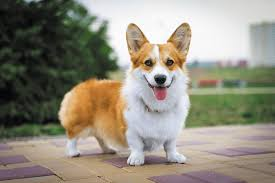
#> input picture CHAPTER08/images/affine.jpg, 275 x 183 px
$ python 07.affine_transform.py
#> lines starting #> are read from the running program, lines starting #| are printed output that depends on the picture
### Common/interpolation.py
import numpy as np, math, cv2
from Common.functions import contain

# [20 lines left out: functions scaling, scaling_nearest, not called in this run]

def bilinear_value(img, pt):
    x, y = np.int32(pt)
    if x >= img.shape[1]-1: x = x - 1
    if y >= img.shape[0]-1: y = y - 1

    P1, P2, P3, P4 = np.float32(img[y:y+2, x:x+2].flatten())
    # [5 lines of commented-out code are left out]

    alpha, beta = pt[1] - y, pt[0] - x
    M1 = P1 + alpha * (P3 - P1)
    M2 = P2 + alpha * (P4 - P2)
    P = M1 + beta * (M2- M1)
    return np.clip(P, 0, 255)

# [32 lines left out: functions rotate_pt, affine_transform, not called in this run]

### Common/functions.py
def contain(p, shape):
    return 0 <= p[0] < shape[0] and 0 <= p[1] < shape[1]

def contain_pts(p, p1, p2):
    return p1[0] <= p[0] < p2[0] and p1[1] <= p[1] < p2[1]

### CHAPTER08/07.affine_transform.py
import numpy as np, cv2
from Common.functions import contain
from Common.interpolation import bilinear_value

def affine_transform(img, mat):
    size = img.shape[::-1]
    rows, cols = img.shape[:2]
    inv_mat = cv2.invertAffineTransform(mat)
    # 리스트 생성 방식
    pts = [np.dot(inv_mat, (j, i, 1)) for i in range(rows) for j in range(cols)]
    dst = [bilinear_value(img, p) if contain(p, size) else 0 for p in pts]
    dst = np.reshape(dst, (rows, cols)).astype('uint8')

    # [6 lines of commented-out code are left out]

    return dst

image = cv2.imread("images/affine.jpg", cv2.IMREAD_GRAYSCALE)
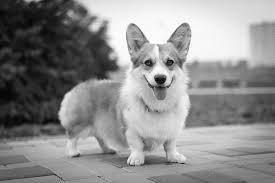
#> image: shape (183, 275); min 0, max 255, mean 140.3
if image is None: raise Exception("영상파일 읽기 에러")

center = (350, 234)
angle, scale = 30, 1
size = image.shape[::-1]
#> size = (275, 183)

pt1 = np.array([(30, 70), (20, 240), (300, 110)], np.float32)
pt2 = np.array([(120, 20), (10, 180), (280, 260)], np.float32)
aff_mat = cv2.getAffineTransform(pt1, pt2)
rot_mat = cv2.getRotationMatrix2D(center, angle, scale)

dst1 = affine_transform(image, aff_mat)
#> in bilinear_value, `P1, P2, P3, P4 = np.float32(img[y:y+2, x:x+2].flatten())`: P1 = 48; P2 = 47; P3 = 42; P4 = 47
#> in bilinear_value, `M1 = P1 + alpha * (P3 - P1)`: M1 = 43.57
#> in bilinear_value, `M2 = P2 + alpha * (P4 - P2)`: M2 = 47
#> in bilinear_value, `P = M1 + beta * (M2- M1)`: P = 46.23
#> in affine_transform, `dst = [bilinear_value(img, p) if contain(p, size) else 0 for p in pts]`: dst = 50325 items
#> in affine_transform, `dst = np.reshape(dst, (rows, cols)).astype('uint8')`:
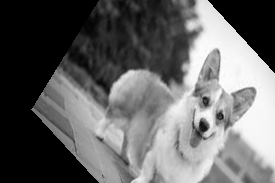
#> dst: shape (183, 275); min 0, max 255, mean 102.2
dst2 = affine_transform(image, rot_mat)
#> in affine_transform (call 2), `dst = np.reshape(dst, (rows, cols)).astype('uint8')`:
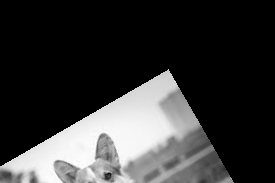
#> dst: shape (183, 275); min 0, max 255, mean 54.7
dst3 = cv2.warpAffine(image, aff_mat, size, cv2.INTER_LINEAR)
dst4 = cv2.warpAffine(image, rot_mat, size, cv2.INTER_LINEAR)

image = cv2.cvtColor(image, cv2.COLOR_GRAY2BGR)
#> image: shape (183, 275, 3)
dst1 = cv2.cvtColor(dst1, cv2.COLOR_GRAY2BGR)
dst3 = cv2.cvtColor(dst3, cv2.COLOR_GRAY2BGR)
#> dst3: shape (183, 275, 3)

for i in range(len(pt1)):
    cv2.circle(image, tuple(pt1[i].astype(int)), 3, (0, 0, 255), 2)
    cv2.circle(dst1 , tuple(pt2[i].astype(int)), 3, (0, 0, 255), 2)
    cv2.circle(dst3 , tuple(pt2[i].astype(int)), 3, (0, 0, 255), 2)
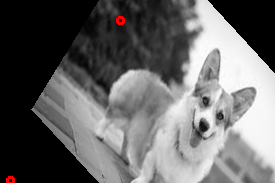
#> dst1: shape (183, 275, 3); mean B, G, R 102.2, 102.2, 102.7
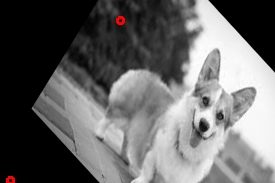
#> dst3: shape (183, 275, 3); mean B, G, R 102.7, 102.7, 103.3
#> image: shape (183, 275, 3); mean B, G, R 140.3, 140.3, 140.6

cv2.imshow("image", image)
cv2.imshow("dst1_affine", dst1);        cv2.imshow("dst2_affine_rotate", dst2)
cv2.imshow("dst3_OpenCV_affine", dst3); cv2.imshow("dst4_OpenCV_affine_rotate", dst4)
cv2.waitKey(0)
